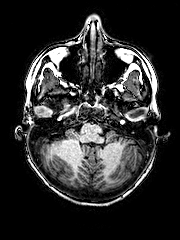
%> input picture Input Images/AX_1.png, 180 x 240 px
$ octave --eval "result = BackgroundSegmentation(imread('../Input Images/AX_1.png'));"   (GNU Octave 9; MATLAB toolbox functions it lacks are replaced by stand-ins)
%> lines starting %> are read from the running program, lines starting %| are printed output that depends on the picture; in (x1, y1, x2, y2) boxes, pixels count from 0 and x2, y2 are one past the last pixel; in counts of white or black regions, pixels touching at a corner belong together; the program's own positions count from 1
### main code/DiagonalFactor.m
function [D] = DiagonalFactor(image)
[L, B] = size(image);
%> L = 240; B = 180
D = sqrt(L*L + B*B);
%> D = 300
end

### main code/BackgroundSegmentation.m
function [outputImage] = BackgroundSegmentation(image)

D = DiagonalFactor(image);
%> D = 300

threshold = graythresh(image)/2;
%> threshold = 0.181
maskImage = image > threshold;
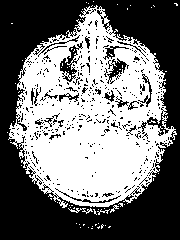
%> maskImage: size 240x180 logical; 46.1% white; 71 white regions (67 under 20 px), largest, box (x1, y1, x2, y2) and area: (8, 5, 177, 208) 19673, (68, 208, 93, 214) 55, (110, 205, 119, 213) 26, (97, 209, 110, 215) 25
maskImage = imclose(maskImage,strel('disk', round(0.0500*D))); % take complement for background
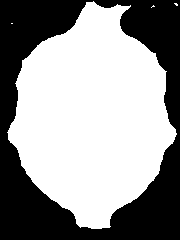
%> maskImage: size 240x180 logical; 58.7% white; 1 black region, box (x1, y1, x2, y2) and area: (0, 0, 180, 240) 17850
maskImage = imcomplement(maskImage)

outputImage = maskImage;

end

$ run again, on Input Images/AX_3.png
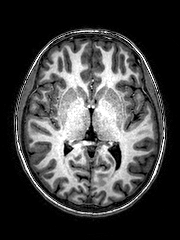
%> input picture Input Images/AX_3.png, 180 x 240 px
%> in BackgroundSegmentation, `D = DiagonalFactor(image);`: D = 300
%> threshold = 0.185
%> in BackgroundSegmentation, `maskImage = image > threshold;`:
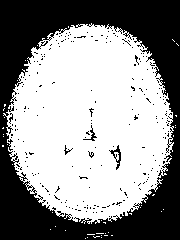
%> maskImage: size 240x180 logical; 57.3% white; 223 black regions (218 under 20 px), largest, box (x1, y1, x2, y2) and area: (0, 0, 180, 240) 17774, (109, 145, 121, 170) 92, (83, 125, 97, 141) 48, (64, 145, 73, 155) 24, (9, 113, 13, 124) 20
%> in BackgroundSegmentation, `maskImage = imclose(maskImage,strel('disk', round(0.0500*D)));`:
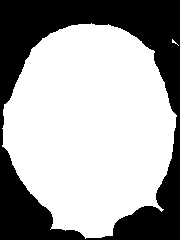
%> maskImage: size 240x180 logical; 64.3% white; 1 black region, box (x1, y1, x2, y2) and area: (0, 0, 180, 240) 15436
